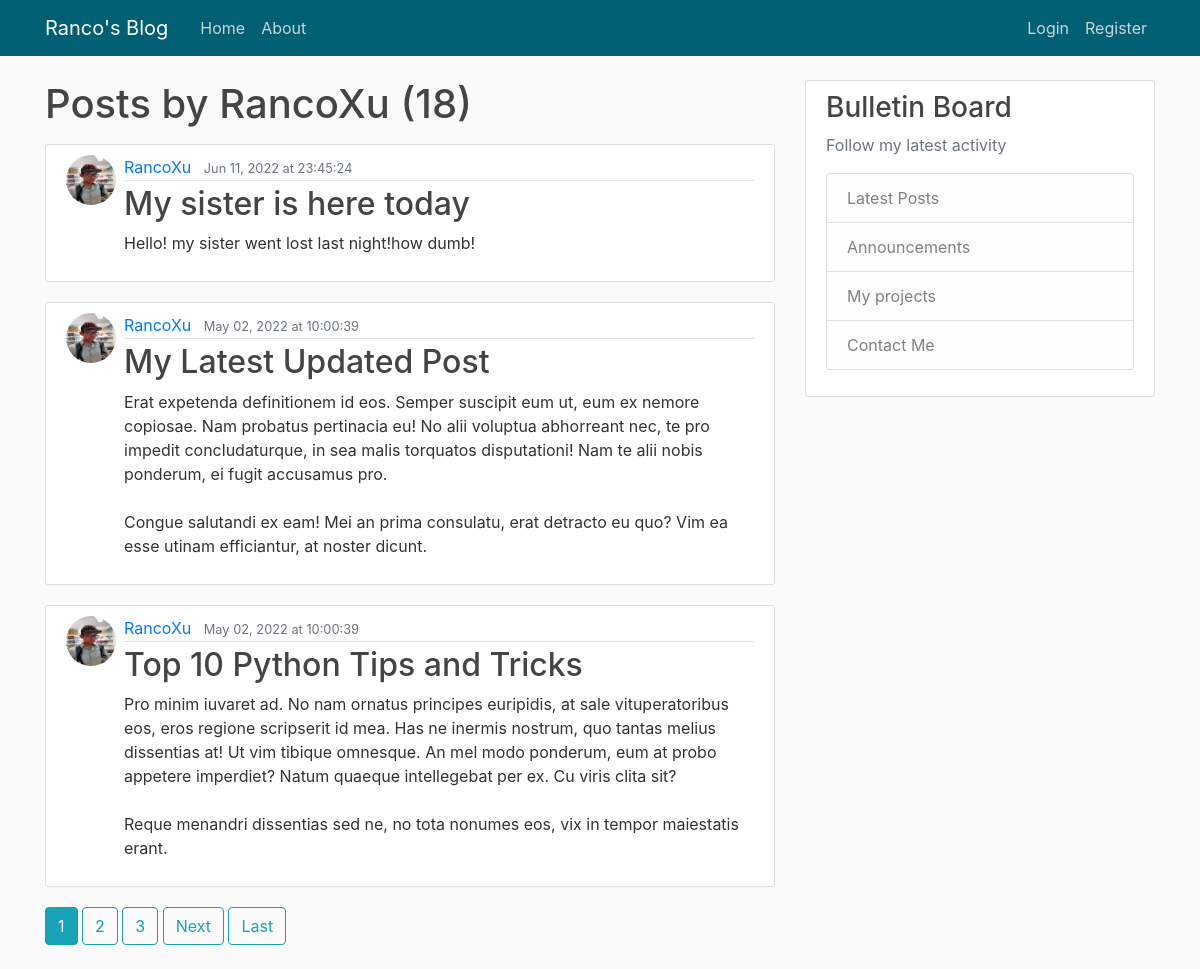
/user/RancoXu, run on the app's committed database.
### blog/models.py (models this page shows, shortened)
class Post(models.Model):
    title=models.CharField(max_length=120)
    content=models.TextField()
    date_posted=models.DateTimeField(default=timezone.now)
    author=models.ForeignKey(User, on_delete=models.CASCADE)

### all_users/models.py (models this page shows, shortened)
class Profile(models.Model):
    user=models.OneToOneField(User,on_delete=models.CASCADE)
    image=models.ImageField(default='Default.jpg',upload_to='profile_pics')

### blog/views.py (the view)
# urls.py: path('user/<str:username>', UserPostListView.as_view(), name='user-posts')
class UserPostListView(ListView):
    model=Post
    template_name='blog/user_posts.html'
    context_object_name='all_posts'
    paginate_by=3
    def get_queryset(self):
        user=get_object_or_404(User, username=self.kwargs.get('username'))
        return Post.objects.filter(author=user).order_by('-date_posted')

### blog/templates/blog/user_posts.html (shortened to what this page needs)
{% extends 'blog/base.html' %}
{%block content%}
<h1 class="mb-3">Posts by {{ view.kwargs.username }} ({{ page_obj.paginator.count }})</h1>
    {% for post in all_posts %}
        <article class="media content-section">
            <img class="rounded-circle article-image mr-2" width="50" height="50" src="{{post.author.profile.image.url}}">
            <div class="media-body">
            <div class="article-metadata">
                <a class="mr-2" href="{% url 'user-posts' post.author.username %}">{{ post.author }}</a>
                <small class="text-muted">{{ post.date_posted|date:"M d, Y \a\t G:i:s" }}</small>
            </div>
            <h2><a class="article-title" href="{% url 'post-detail' post.id %}">{{ post.title }}</a></h2>
            <p class="article-content">{{ post.content }}</p>
            </div>
        </article>
    {% endfor %}
    {% if is_paginated %}
        {% for num in page_obj.paginator.page_range %}
            {% if page_obj.number == num %}
                <a class="btn btn-info mb-4" href="?page={{ num }}">{{ num }}</a>
            {% elif num > page_obj.number|add:'-3' and num < page_obj.number|add:'3' %}
            <a class="btn btn-outline-info mb-4" href="?page={{ num }}">{{ num }}</a>
            {% endif %}
        {% endfor %}
        {% if page_obj.has_next %}
            <a class="btn btn-outline-info mb-4" href="?page={{ page_obj.next_page_number }}">Next</a>
            <a class="btn btn-outline-info mb-4" href="?page={{ page_obj.paginator.num_pages }}">Last</a>
        {% endif %}
    {% endif %}
{%endblock content%}

### blog/templates/blog/base.html (shortened to what this page needs)
{% load static %}
<!DOCTYPE html>
<html>
<head>
    <link rel="stylesheet" href="https://maxcdn.bootstrapcdn.com/bootstrap/4.0.0/css/bootstrap.min.css">
    <link rel="stylesheet" type="text/css" href="{% static 'blog/main.css' %}">
</head>
<body>
    <header class="site-header">
      <nav class="navbar navbar-expand-md navbar-dark bg-steel fixed-top">
        <div class="container">
          <a class="navbar-brand mr-4" href="{%url 'blog-home'%}">Ranco's Blog</a>
          <div class="collapse navbar-collapse" id="navbarToggle">
            <div class="navbar-nav mr-auto">
              <a class="nav-item nav-link" href="{%url 'blog-home'%}">Home</a>
              <a class="nav-item nav-link" href="{%url 'blog-about'%}">About</a>
            </div>
            <div class="navbar-nav">
              {%if user.is_authenticated%}
                <a class="nav-item nav-link" href="{%url 'post-create'%}">New Post</a>
                <a class="nav-item nav-link" href="{%url 'user_profile'%}">Profile</a>
                <a class="nav-item nav-link" href="{%url 'user_logout'%}">Logout</a>
              {%else%}
                <a class="nav-item nav-link" href="{%url 'user_login'%}">Login</a>
                <a class="nav-item nav-link" href="{%url 'user_register'%}">Register</a>
              {%endif%}
            </div>
          </div>
        </div>
      </nav>
    </header>
    <main role="main" class="container">
      <div class="row">
        <div class="col-md-8">
          {% block content %}{% endblock %}
        </div>
        <div class="col-md-4">
          <div class="content-section">
            <h3>Bulletin Board</h3>
            <p class='text-muted'>Follow my latest activity
              <ul class="list-group">
                <li class="list-group-item list-group-item-light">Latest Posts</li>
                <li class="list-group-item list-group-item-light">Announcements</li>
                <li class="list-group-item list-group-item-light">My projects</li>
                <li class="list-group-item list-group-item-light">Contact Me</li>
              </ul>
            </p>
          </div>
        </div>
      </div>
    </main>
</body>
</html>

### static/blog/main.css (style rules this page uses)
body { background: #fafafa; color: #333333; margin-top: 5rem; }
h1, h2, h3, h4, h5, h6 { color: #444444; }
ul { margin: 0; }
.bg-steel { background-color: #005f73; }
.site-header .navbar-nav .nav-link { color: #cbd5db; }
.content-section { background: #ffffff; padding: 10px 20px; border: 1px solid #dddddd; border-radius: 3px; margin-bottom: 20px; }
.article-title { color: #444444; }
.article-content { white-space: pre-line; }
.article-metadata { padding-bottom: 1px; margin-bottom: 4px; border-bottom: 1px solid #e3e3e3 }

### data on the page
Post: author.profile.image (picture), author "RancoXu", date_posted "Jun 11, 2022 at 23:45:24", title "My sister is here today", content "Hello! my sister went lost last night!how dumb!"
Post: author.profile.image (picture), author "RancoXu", date_posted "May 02, 2022 at 10:00:39", title "My Latest Updated Post", content "Erat expetenda definitionem id eos. Semper suscipit eum ut, eum ex nemore copiosae. Nam probatus pertinacia eu! No alii voluptua abhorreant nec, te pro impedit concludaturque, in sea malis torquatos disputationi! Nam te alii nobis ponderum, ei fugit accusamus pro. Congue salutandi ex eam! Mei an prima consulatu, erat detracto eu quo? Vim ea esse utinam efficiantur, at noster dicunt."
Post: author.profile.image (picture), author "RancoXu", date_posted "May 02, 2022 at 10:00:39", title "Top 10 Python Tips and Tricks", content "Pro minim iuvaret ad. No nam ornatus principes euripidis, at sale vituperatoribus eos, eros regione scripserit id mea. Has ne inermis nostrum, quo tantas melius dissentias at! Ut vim tibique omnesque. An mel modo ponderum, eum at probo appetere imperdiet? Natum quaeque intellegebat per ex. Cu viris clita sit? Reque menandri dissentias sed ne, no tota nonumes eos, vix in tempor maiestatis erant."

### other printed values
{{ view.kwargs.username }} "RancoXu"
{{ page_obj.paginator.count }} "18"
{{ num }} "1"
{{ num }} "2" "3"
